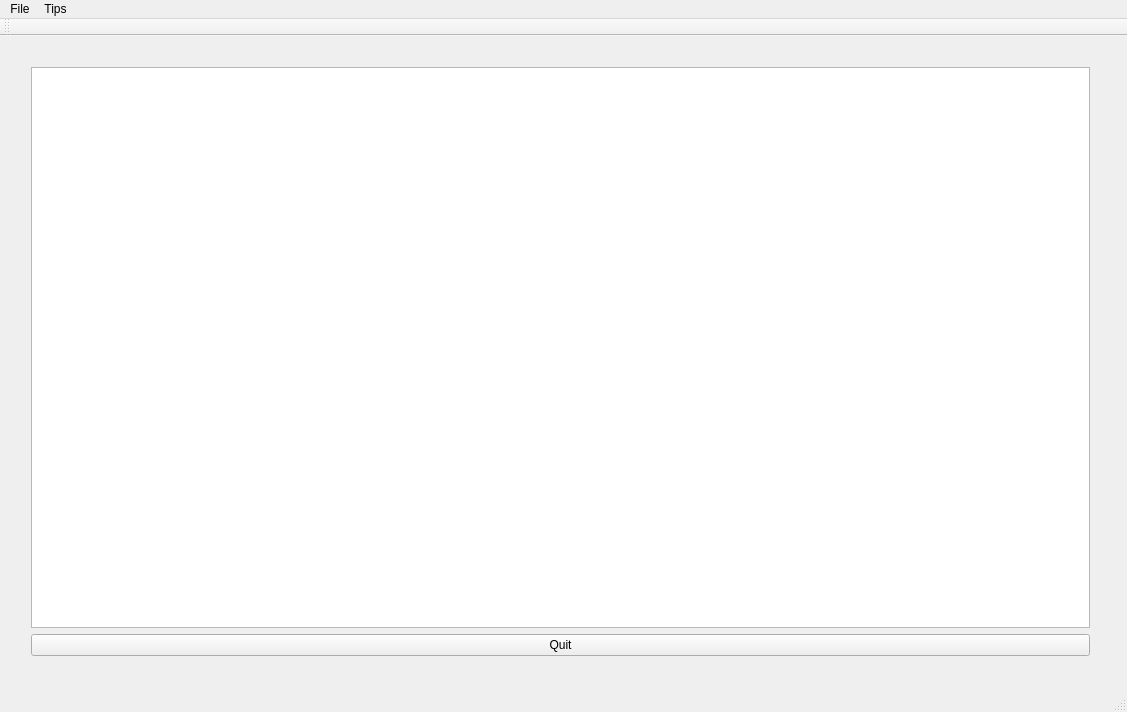
<?xml version="1.0" encoding="UTF-8"?>
<ui version="4.0">
 <class>MainWindow</class>
 <widget class="QMainWindow" name="MainWindow">
  <property name="geometry">
   <rect>
    <x>0</x>
    <y>0</y>
    <width>1127</width>
    <height>712</height>
   </rect>
  </property>
  <property name="windowTitle">
   <string>MainWindow</string>
  </property>
  <widget class="QWidget" name="centralWidget">
   <widget class="QWidget" name="layoutWidget">
    <property name="geometry">
     <rect>
      <x>20</x>
      <y>20</y>
      <width>1081</width>
      <height>611</height>
     </rect>
    </property>
    <layout class="QVBoxLayout" name="verticalLayout">
     <item>
      <widget class="QTextEdit" name="textEdit"/>
     </item>
     <item>
      <widget class="QPushButton" name="pushButton">
       <property name="cursor">
        <cursorShape>OpenHandCursor</cursorShape>
       </property>
       <property name="text">
        <string>Quit</string>
       </property>
      </widget>
     </item>
    </layout>
   </widget>
  </widget>
  <widget class="QMenuBar" name="menuBar">
   <property name="geometry">
    <rect>
     <x>0</x>
     <y>0</y>
     <width>1127</width>
     <height>21</height>
    </rect>
   </property>
   <widget class="QMenu" name="menuFile">
    <property name="title">
     <string>File</string>
    </property>
    <addaction name="actionOpen"/>
    <addaction name="actionSave"/>
    <addaction name="actionQuit"/>
   </widget>
   <widget class="QMenu" name="menuTips">
    <property name="title">
     <string>Tips</string>
    </property>
    <addaction name="actionCopy_Ctrl_c"/>
    <addaction name="actionPaste_Ctrl_v"/>
    <addaction name="actionSelect_All_Ctrl_a"/>
   </widget>
   <addaction name="menuFile"/>
   <addaction name="menuTips"/>
  </widget>
  <widget class="QToolBar" name="mainToolBar">
   <attribute name="toolBarArea">
    <enum>TopToolBarArea</enum>
   </attribute>
   <attribute name="toolBarBreak">
    <bool>false</bool>
   </attribute>
  </widget>
  <widget class="QStatusBar" name="statusBar"/>
  <action name="actionOpen">
   <property name="text">
    <string>Open</string>
   </property>
  </action>
  <action name="actionSave">
   <property name="text">
    <string>Save</string>
   </property>
  </action>
  <action name="actionQuit">
   <property name="text">
    <string>Quit</string>
   </property>
  </action>
  <action name="actionCopy_Ctrl_c">
   <property name="text">
    <string>Copy                                Ctrl + c</string>
   </property>
  </action>
  <action name="actionPaste_Ctrl_v">
   <property name="text">
    <string>Paste                                Ctrl + v</string>
   </property>
  </action>
  <action name="actionSelect_All_Ctrl_a">
   <property name="text">
    <string>Select All                         Ctrl + a</string>
   </property>
  </action>
 </widget>
 <layoutdefault spacing="6" margin="11"/>
 <resources/>
 <connections/>
</ui>
